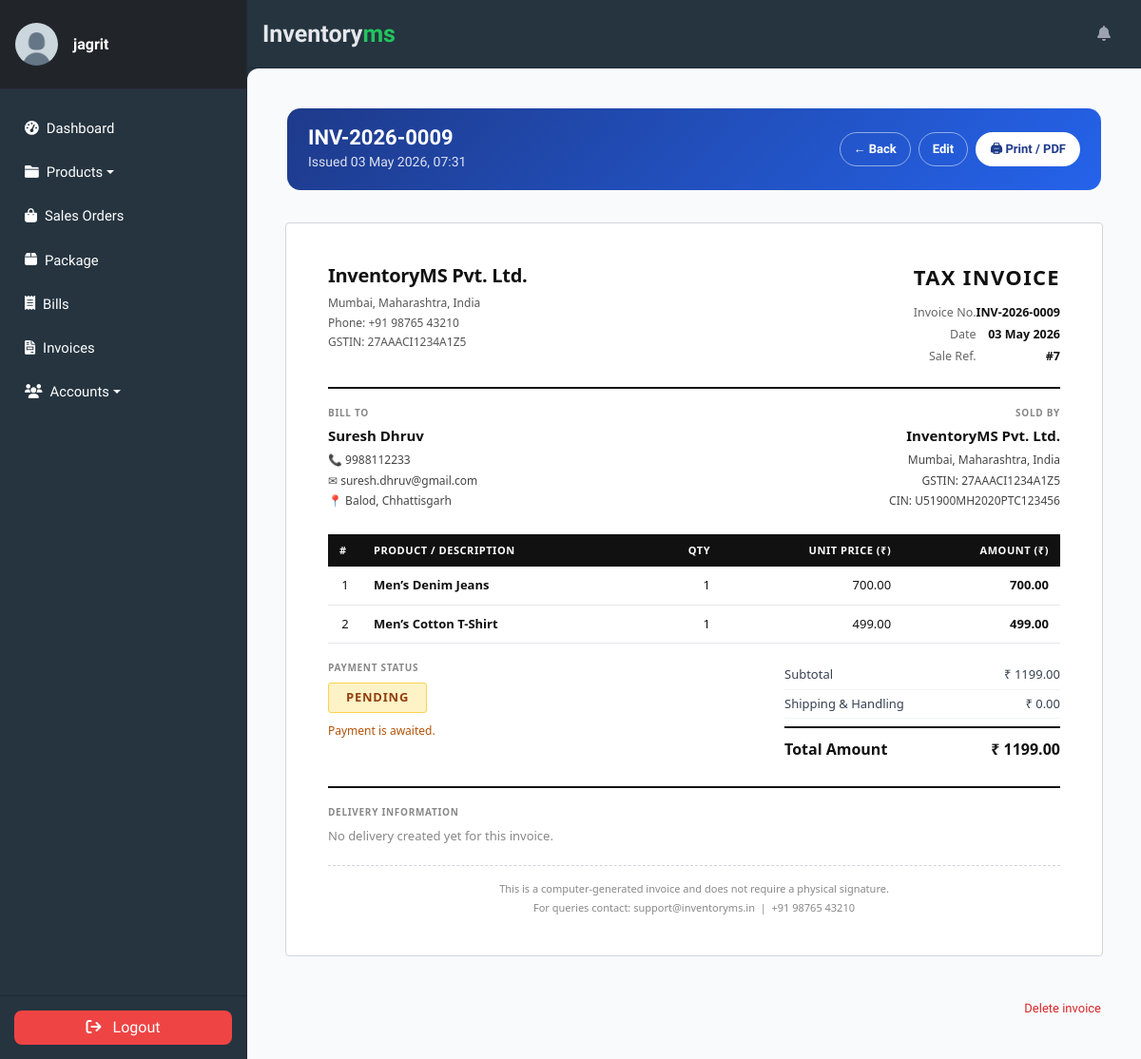
/invoice/invoice/-10/ (signed in), run on an earlier commit of the app's database.
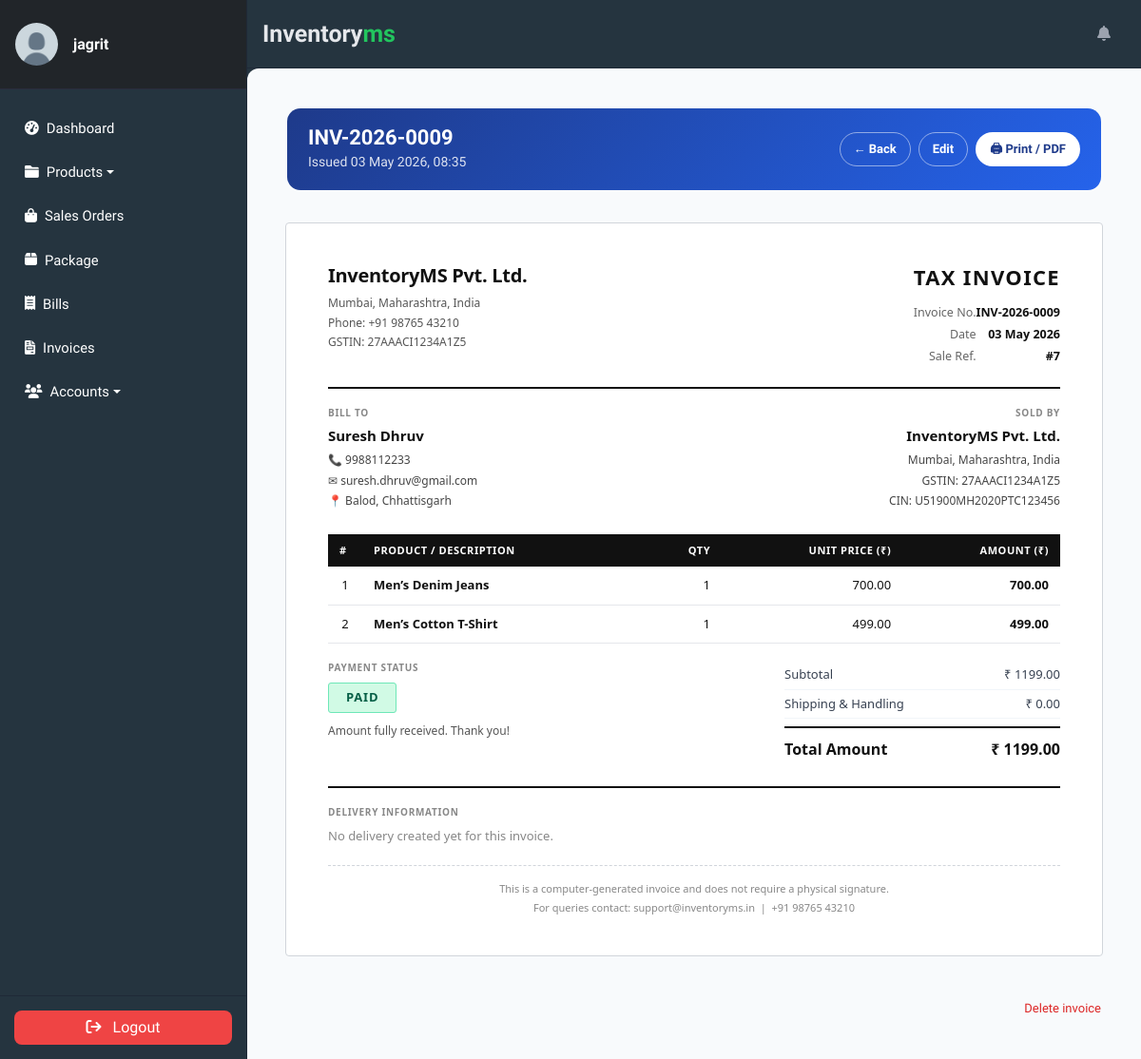
And on a later commit of the database.
### invoice/models.py (models this page shows, shortened)
class Invoice(models.Model):
    slug = AutoSlugField(unique=True, populate_from='date')
    invoice_number = models.CharField(
        max_length=20, unique=True, blank=True,
        help_text="Auto-generated INV-YYYY-NNNN."
    )
    date = models.DateTimeField(auto_now=True, verbose_name='Date')
    due_date = models.DateField(null=True, blank=True)
    sale = models.OneToOneField(
        'transactions.Sale',
        on_delete=models.SET_NULL,
        null=True, blank=True,
        related_name='invoice',
        help_text="The POS Sale this invoice was generated from, if any.",
    )
    customer = models.ForeignKey(
        Customer, on_delete=models.SET_NULL, null=True, blank=True,
        related_name="invoices"
    )
    customer_name = models.CharField(max_length=60)
    contact_number = models.CharField(max_length=20, blank=True)
    customer_email = models.EmailField(max_length=120, blank=True, null=True)
    shipping_address = models.CharField(
        max_length=255, blank=True, null=True,
        verbose_name="Shipping Address"
    )
    shipping = models.FloatField(verbose_name='Shipping & Handling', default=0.0)
    grand_total = models.FloatField(verbose_name='Grand Total (₹)', default=0)
    status = models.CharField(
        max_length=10, choices=INVOICE_STATUS, default="PENDING"
    )
    class Meta:
        ordering = ["-id"]
    @property
    def subtotal(self):
        return sum(item.line_total for item in self.items.all())
    def get_delivery(self):
        from store.models import Delivery
        if self.sale_id:
            return Delivery.objects.filter(sale=self.sale).first()
        return None

class InvoiceItem(models.Model):
    invoice = models.ForeignKey(
        Invoice, on_delete=models.CASCADE, related_name='items'
    )
    product = models.ForeignKey(
        Item, on_delete=models.PROTECT, related_name='invoice_items'
    )
    quantity = models.PositiveIntegerField(default=1)
    price = models.DecimalField(max_digits=10, decimal_places=2)
    class Meta:
        ordering = ['id']
    @property
    def line_total(self):
        return float(self.quantity) * float(self.price)

### store/models.py (models this page shows, shortened)
class Item(models.Model):
    slug = AutoSlugField(unique=True, populate_from='name')
    name = models.CharField(max_length=50)
    sku = models.CharField(max_length=32, unique=True, null=True, blank=True)
    description = models.TextField(max_length=256)
    category = models.ForeignKey(Category, on_delete=models.CASCADE)
    quantity = models.IntegerField(default=0)
    low_stock_threshold = models.PositiveIntegerField(default=5)
    price = models.FloatField(default=0)
    cost_price = models.FloatField(default=0)
    image = models.ImageField(
        upload_to='products/', null=True, blank=True,
        help_text="Product image (optional). JPG / PNG / WebP."
    )
    expiring_date = models.DateTimeField(null=True, blank=True)
    vendor = models.ForeignKey(Vendor, on_delete=models.SET_NULL, null=True)
    class Meta:
        ordering = ['name']
        verbose_name_plural = 'Items'

### accounts/models.py (models this page shows, shortened)
class Customer(models.Model):
    first_name = models.CharField(max_length=256)
    last_name = models.CharField(max_length=256, blank=True, null=True)
    address = models.TextField(max_length=256, blank=True, null=True)
    email = models.EmailField(max_length=256, blank=True, null=True)
    phone = models.CharField(max_length=30, blank=True, null=True)
    loyalty_points = models.IntegerField(default=0)
    class Meta:
        db_table = 'Customers'
    def get_full_name(self):
        return f"{self.first_name} {self.last_name or ''}".strip()

### invoice/views.py (the view)
# urls.py: path('invoice/<slug:slug>/',               InvoiceDetailView.as_view(), name='invoice-detail'),
class InvoiceDetailView(LoginRequiredMixin, DetailView):
    model = Invoice
    template_name = "invoice/invoicedetail.html"
    context_object_name = "invoice"
    def get_queryset(self):
        return super().get_queryset().prefetch_related("items__product").select_related("sale")
    def get_context_data(self, **kwargs):
        ctx = super().get_context_data(**kwargs)
        ctx["delivery"] = self.object.get_delivery()
        return ctx

### invoice/templates/invoice/invoicedetail.html (shortened to what the changed rows need)
{% extends "store/base.html" %}
{% block content %}
<div class="module-wrap no-print">
    <div class="module-header">
        <div>
            <h2>{{ invoice.invoice_number }}</h2>
            <small>Issued {{ invoice.date|date:"d M Y, H:i" }}</small>
        </div>
    </div>
</div>
<div class="print-area">
<div class="inv-wrap">
    <div class="inv-header">
        <div class="inv-title-block">
            <table class="inv-meta-table">
                <tr>
                    <td class="inv-meta-key">Invoice No.</td>
                    <td class="inv-meta-val">{{ invoice.invoice_number }}</td>
                </tr>
                <tr>
                    <td class="inv-meta-key">Date</td>
                    <td class="inv-meta-val">{{ invoice.date|date:"d M Y" }}</td>
                </tr>
                {% if invoice.sale_id %}
                <tr>
                    <td class="inv-meta-key">Sale Ref.</td>
                    <td class="inv-meta-val">#{{ invoice.sale_id }}</td>
                </tr>
                {% endif %}
            </table>
        </div>
    </div>
    <div class="inv-parties">
        <div class="inv-party">
            <div class="inv-party-label">Bill To</div>
            <div class="inv-party-name">
                {{ invoice.customer.get_full_name|default:invoice.customer_name }}
            </div>
            {% if invoice.contact_number %}
            <div class="inv-party-line">📞 {{ invoice.contact_number }}</div>
            {% endif %}
            {% if invoice.customer.email or invoice.customer_email %}
            <div class="inv-party-line">✉ {{ invoice.customer.email|default:invoice.customer_email }}</div>
            {% endif %}
            {% if invoice.shipping_address %}
            <div class="inv-party-line">📍 {{ invoice.shipping_address }}</div>
            {% elif invoice.customer.address %}
            <div class="inv-party-line">📍 {{ invoice.customer.address }}</div>
            {% endif %}
        </div>
    </div>
    <table class="inv-table">
        <thead>
            <tr>
                <th class="inv-th-sr">#</th>
                <th>Product / Description</th>
                <th class="inv-th-r">Qty</th>
                <th class="inv-th-r">Unit Price (₹)</th>
                <th class="inv-th-r">Amount (₹)</th>
            </tr>
        </thead>
        <tbody>
            {% for line in invoice.items.all %}
            <tr>
                <td class="inv-td-sr">{{ forloop.counter }}</td>
                <td>
                    <span class="inv-prod-name">{{ line.product.name }}</span>
                </td>
                <td class="inv-td-r">{{ line.quantity }}</td>
                <td class="inv-td-r">{{ line.price|floatformat:2 }}</td>
                <td class="inv-td-r inv-td-bold">{{ line.line_total|floatformat:2 }}</td>
            </tr>
            {% empty %}
            <tr>
                <td colspan="5" class="inv-empty">No items recorded.</td>
            </tr>
            {% endfor %}
        </tbody>
    </table>
    <div class="inv-bottom">
        <div class="inv-payment">
            <div class="inv-section-label">Payment Status</div>
            <div class="inv-status-pill inv-status-{{ invoice.status|lower }}">
                {{ invoice.get_status_display }}
            </div>
            {% if invoice.status == "PAID" %}
            <div class="inv-paid-note">Amount fully received. Thank you!</div>
            {% elif invoice.status == "PENDING" %}
            <div class="inv-paid-note inv-paid-warn">Payment is awaited.</div>
            {% endif %}
        </div>
        <div class="inv-totals">
            <div class="inv-total-row">
                <span>Subtotal</span>
                <span>₹ {{ invoice.subtotal|floatformat:2 }}</span>
            </div>
            <div class="inv-total-row">
                <span>Shipping &amp; Handling</span>
                <span>₹ {{ invoice.shipping|floatformat:2 }}</span>
            </div>
            <div class="inv-total-row inv-total-grand">
                <span>Total Amount</span>
                <span>₹ {{ invoice.grand_total|floatformat:2 }}</span>
            </div>
        </div>
    </div>
</div>
</div>
{% endblock %}

What changed in the data, as far as the page shows it:
changed Invoice "Suresh Dhruv": date "03 May 2026, 07:31" → "03 May 2026, 08:35"; status "PENDING" → "PAID"
Also different on the page:
text no longer shown: "Payment is awaited."
text now shown: "Amount fully received. Thank you!"
